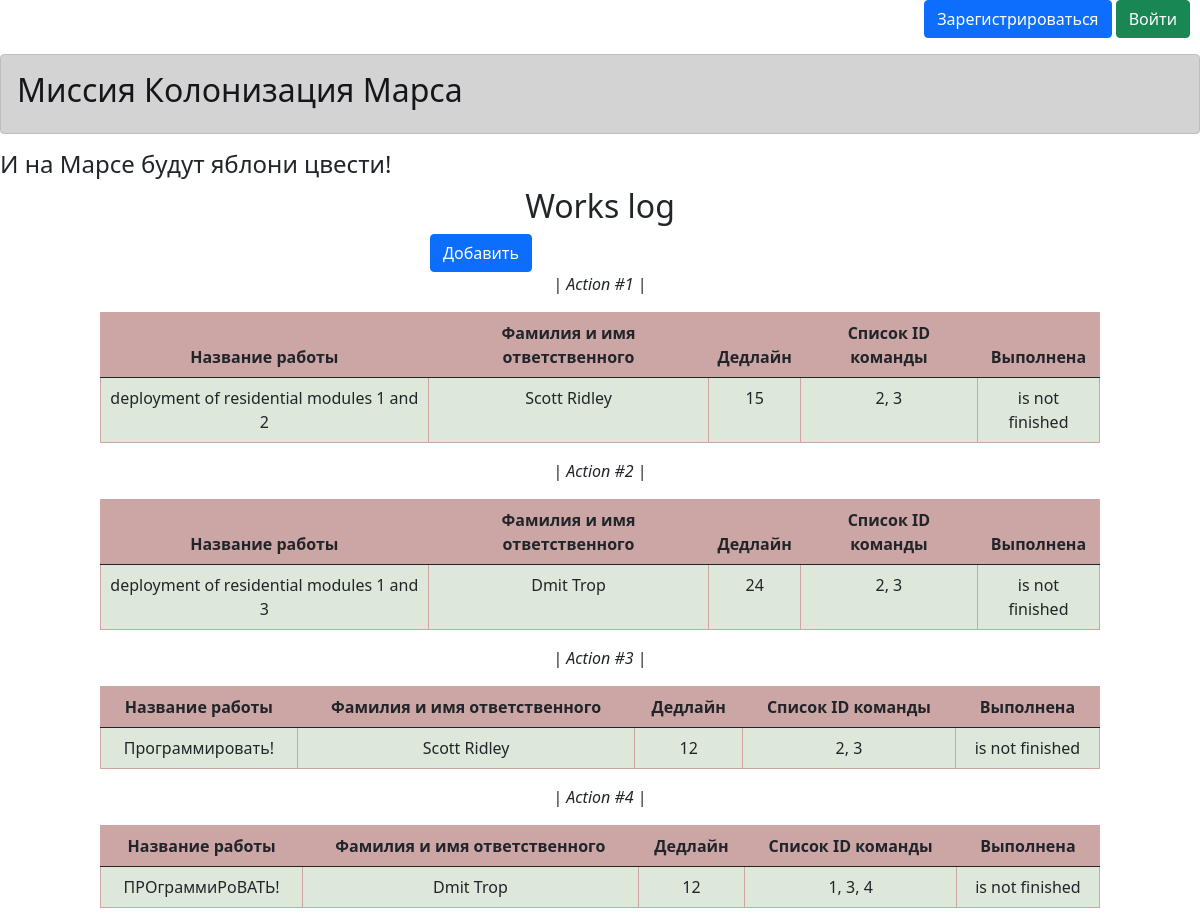
The page /index on the database as committed earlier.
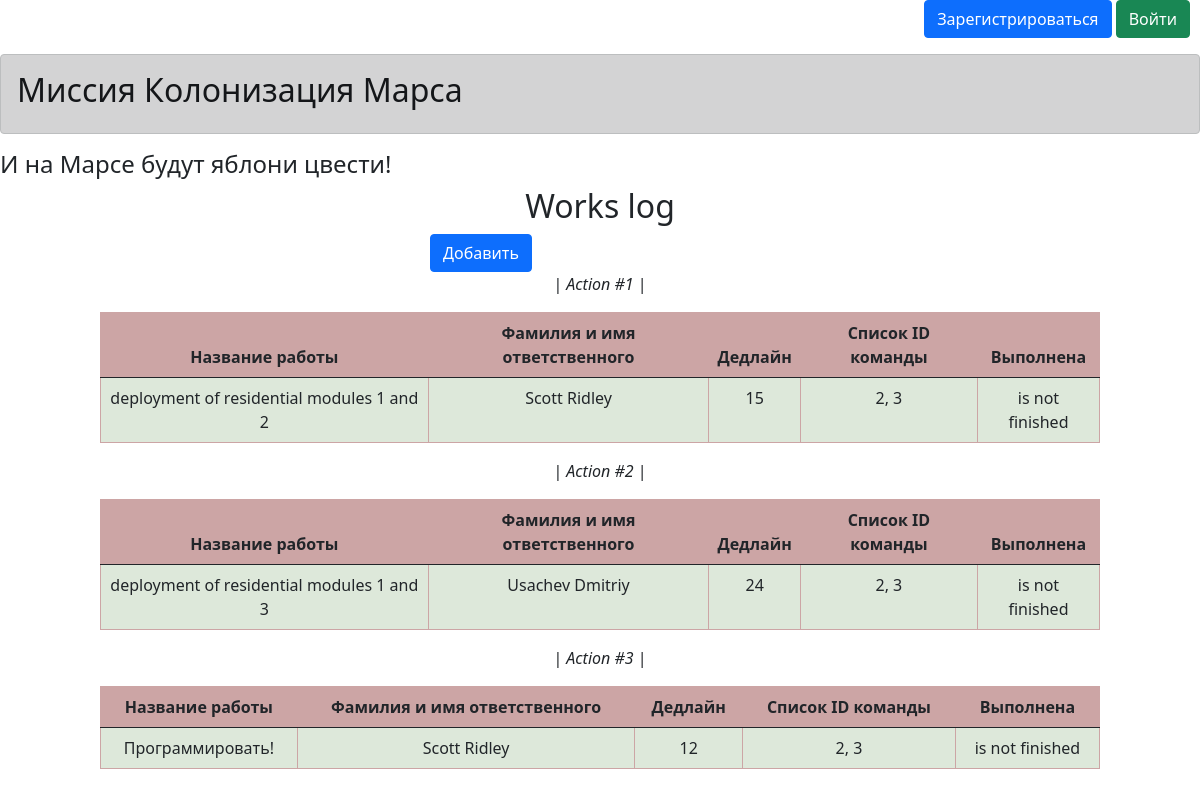
The same page on the database as committed later.
### data/models/models.py (models this page shows, shortened)
class Jobs(SqlAlchemyBase):
    __tablename__ = 'jobs'
    id: Mapped[int] = mapped_column(primary_key=True, autoincrement=True)
    team_leader: Mapped[int] = mapped_column(ForeignKey(User.id))
    job: Mapped[Optional[str]]
    work_size: Mapped[Optional[int]]
    collaborators: Mapped[Optional[str]]
    start_date: Mapped[Optional[datetime.datetime]]
    end_date: Mapped[Optional[datetime.datetime]]
    is_finished: Mapped[Optional[bool]]
    user: Mapped['User'] = relationship(back_populates='jobs')

class User(SqlAlchemyBase, UserMixin):
    __tablename__ = 'users'
    id: Mapped[int] = mapped_column(primary_key=True, autoincrement=True)
    surname: Mapped[Optional[str]]
    name: Mapped[Optional[str]]
    age: Mapped[Optional[int]]
    position: Mapped[Optional[str]]
    speciality: Mapped[Optional[str]]
    address: Mapped[Optional[str]]
    email: Mapped[Optional[str]] = mapped_column(unique=True)
    hashed_password: Mapped[Optional[str]]
    modified_date: Mapped[Optional[datetime.datetime]]
    jobs: Mapped['Jobs'] = relationship(back_populates='user')

### main.py (the view)
@app.route('/')
@app.route('/index')
def index() -> str:
    title = "Миссия Колонизация Марса"
    if login_user:
        return render_template('works_log.html', title=title,
                               jobs_data=session_db.query(Jobs).all())
    return render_template('base.html', title=title)

### templates/works_log.html (shortened to what this page needs)
{% extends "base.html" %}
{% block content %}
<h2 align="center">Works log</h2>
<link rel="stylesheet" type="text/css" href="{{ url_for('static', filename='css/worksLog.css') }}"/>
{% set columns = ['Название работы', 'Фамилия и имя ответственного',
'Дедлайн', 'Список ID команды', 'Выполнена'] %}
<div style="margin-left: 430px">
    <a href="/addjob" class="btn btn-primary">Добавить</a>
</div>
{% for job in jobs_data %}
<p align="center">| <i>Action #{{loop.index}} </i>|</p>
<table class="table table-bordered my-table">
    <thead>
    <tr>
        {% for column in columns %}
        <th>{{column}}</th>
        {% endfor %}
    </tr>
    </thead>
    <tbody>
    <tr>
        <td>{{job.job}}</td>
        <td>{{job.user.surname}} {{job.user.name}}</td>
        <td>{{job.work_size}}</td>
        <td>{{job.collaborators}}</td>
        <td>{% if job.is_finished %} is finished {% else %} is not finished {% endif %}</td>
    </tr>
    </tbody>
</table>
{% endfor %}
{% endblock %}

### templates/base.html (shortened to what this page needs)
<!DOCTYPE html>
<html lang="en">
<head>
    <link rel="stylesheet"
          href="https://cdn.jsdelivr.net/npm/bootstrap@5.0.0-beta1/dist/css/bootstrap.min.css"
>
    <link rel="stylesheet" type="text/css" href="{{ url_for('static', filename='css/image.css') }}"/>
    <link rel="stylesheet" type="text/css" href="{{ url_for('static', filename='css/base.css') }}"/>
</head>
<body>
{% if current_user.is_authenticated %}
<p class="parent" align="right">
    <a class="navbar-brand" href="/logout" style="color: purple;"><strong>{{ current_user.surname }} {{
        current_user.name }}</strong></a>
</p>
{% else %}
<p class="parent" align="right" style="margin-right: 10px">
    <a class="btn btn-primary " href="/registration">Зарегистрироваться</a>
    <a class="btn btn-success" href="/login">Войти</a>
</p>
{% endif %}
<div class="alert alert-dark" role="alert">
    <h2>Миссия Колонизация Марса</h2>
</div>
<h4>И на Марсе будут яблони цвести!</h4>
{% block content %}
{% endblock %}
</body>
</html>

### static/css/worksLog.css (style rules this page uses)
table.my-table { width: 100%; border-collapse: collapse; margin-left: auto; margin-right: auto; max-width: 1000px; }
table.my-table th, table.my-table td { border: 1px solid #cca5a5; padding: 8px; text-align: center; }
table.my-table th { background-color: #cca5a5; font-weight: bold; }
table.my-table tr { background-color: #dde8da; }

Rows that differ between the two databases and show on the page:
removed Jobs: columns "Название работы" "Фамилия и имя ответственного" "Дедлайн" "Список ID команды" "Выполнена", job "ПРОграммиРоВАТЬ!", user.surname "Dmit", user.name "Trop", work_size "12", collaborators "1, 3, 4", is_finished "is not finished"
changed Jobs "deployment of residential modules 1 and 3": user.surname "Dmit" → "Usachev"; user.name "Trop" → "Dmitriy"
